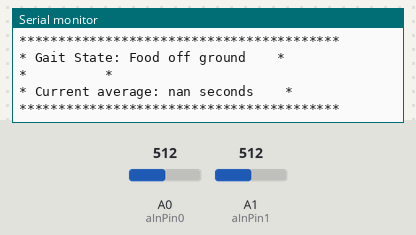
This sketch was run on a simulated Arduino Uno, built with avr-gcc and run on an emulated ATmega328P. On the bench: the last lines printed to the serial monitor. Inputs (shaded band) come from the test bench; at power-on: A0 (aInPin0) = 512, A1 (aInPin1) = 512.

Above: at 1.2 s.
1.3 s: A0 (aInPin0) set to 1023
At 1.39 s:
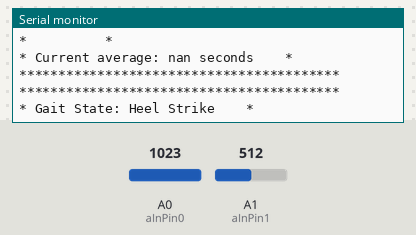
2.8 s: A1 (aInPin1) set to 1023
At 2.89 s:
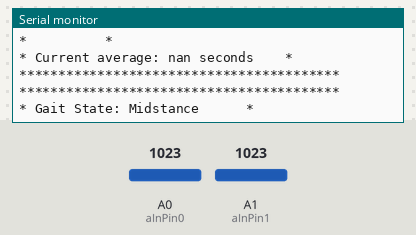
4.4 s: A0 (aInPin0) set to 1005
At 4.49 s:
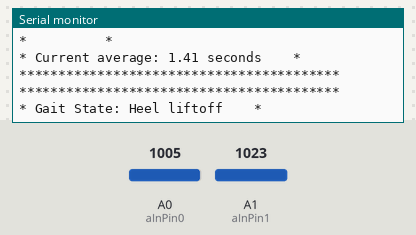
5.9 s: A1 (aInPin1) set to 1005
At 5.99 s:
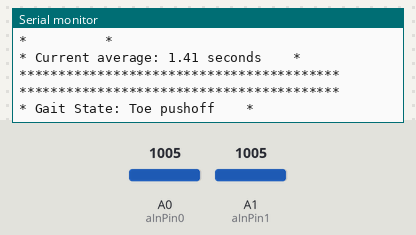
7.4 s: A1 (aInPin1) set to 1023
At 7.49 s:
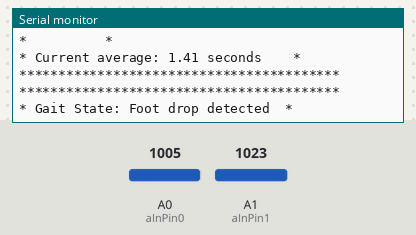

Measured:
- after the input at 1.3 s, the serial monitor: prints a new line after 0.07 s (image 1)
- after the input at 2.8 s, the serial monitor: prints a new line after 0.07 s (image 2)
- after the input at 4.4 s, the serial monitor: prints a new line after 0.07 s (image 3)
- after the input at 5.9 s, the serial monitor: prints a new line after 0.07 s (image 4)
- after the input at 7.4 s, the serial monitor: prints a new line after 0.07 s (image 5)

The sketch:

pressure-sensor.ino
```cpp
// the setup function runs once when you press reset or power the board
const int aInPin0 = A0;
const int aInPin1 = A1;
unsigned long delayStart = 0;
unsigned long DELAY_TIME = 2000;
int heel = 0;
int ball = 0;
int gaitStage = 0;
int heelStrikeTime = 0;
int footFlatTime = 0;
int heelToFlatTime = 0;
bool footOffGround = false;
bool toeFirst = false;
bool delayRunning = false;
int totalTime = 0;
int intervalCount = 0;

void setup() {
  // initialize digital pin 13 as an output.
  Serial.begin(9600);

  delayStart = millis();
  delayRunning = true;
}

// the loop function runs over and over again forever
void loop() {

//  if (delayRunning && ((millis() - delayStart) >= DELAY_TIME)) {
//    delayStart += DELAY_TIME;
//    Serial.print("Sensor1 = " );
//    Serial.print(heel);
//    Serial.print("\tSensor2 = ");
//    Serial.println(ball);
//  }

  heel = analogRead(aInPin0);
  ball = analogRead(aInPin1);
  if ((gaitStage == 0) && (heel > 1015)) {
    Serial.println("\n\n\n\n\n\n\n\n\n\n\n\n\n\n\n\n\n\n\n\n");
    box();
    Serial.print("* Gait State: ");
    Serial.println("Heel Strike\t\t*");
    Serial.println("*\t\t\t\t\t*");
    printAverage();
    box();
    heelStrikeTime = millis();
    toeFirst = false;
    footOffGround = false;
    gaitStage++;
  }
  if ((gaitStage == 0) && (ball > 1015) && (toeFirst == false)) {
    Serial.println("\n\n\n\n\n\n\n\n\n\n\n\n\n\n\n\n\n\n\n\n");
    box();
    Serial.print("* Gait State: ");
    Serial.println("Foot drop detected\t*");
    Serial.println("*\t\t\t\t\t*");
    printAverage();
    box();
    toeFirst = true;
  }
  if ((gaitStage == 1) && (ball > 1015)) {
    Serial.println("\n\n\n\n\n\n\n\n\n\n\n\n\n\n\n\n\n\n\n\n");
    box();
    Serial.print("* Gait State: ");
    Serial.println("Midstance\t\t\t*");
    footFlatTime = millis();
    heelToFlatTime = footFlatTime - heelStrikeTime;
    totalTime += heelToFlatTime;
    intervalCount++;
    Serial.println("*\t\t\t\t\t*");
    printAverage();
    box();
    gaitStage++;
  }
  if ((gaitStage == 2) && (heel < 1015)) {
    Serial.println("\n\n\n\n\n\n\n\n\n\n\n\n\n\n\n\n\n\n\n\n");
    box();
    Serial.print("* Gait State: ");
    Serial.println("Heel liftoff\t\t*");
    Serial.println("*\t\t\t\t\t*");
    printAverage();
    box();
    gaitStage++;
  }
  if ((gaitStage == 3) && (ball < 1015)) {
    Serial.println("\n\n\n\n\n\n\n\n\n\n\n\n\n\n\n\n\n\n\n\n");
    box();
    Serial.print("* Gait State: ");
    Serial.println("Toe pushoff\t\t*");
    Serial.println("*\t\t\t\t\t*");
    printAverage();
    box();
    footOffGround = true;
    gaitStage = 0;
  }
  if ((ball < 1015) && (heel < 1015) && (footOffGround == false)) {
    Serial.println("\n\n\n\n\n\n\n\n\n\n\n\n\n\n\n\n\n\n\n\n");
    box();
    Serial.print("* Gait State: ");
    Serial.println("Food off ground\t\t*");
    Serial.println("*\t\t\t\t\t*");
    printAverage();
    box();
    footOffGround = true;
    gaitStage = 0;
  }
}

float calcAverage() {
  float average = float(totalTime) / float(intervalCount);
  float averageSecs = average / 1000;
  return averageSecs;
}

void printAverage() {
    Serial.print("* Current average: ");
    float average = calcAverage();
    Serial.print(average);
    Serial.println(" seconds\t\t*");
}

void box() {
  Serial.println("*****************************************");
}
```
